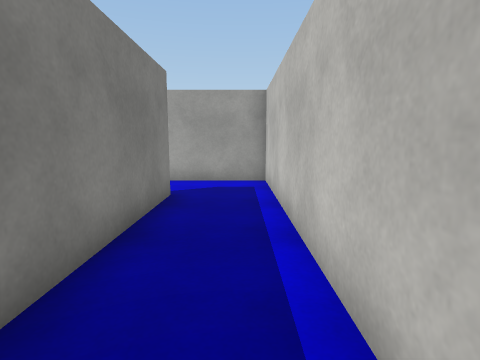
View 1 (above)

24 first-person views from a walk through a scene from a Unity 3-D project. The camera is 1.3 m above the floor, tilts 8° down and sees 80° across. The floor is counted in squares, 1 m on a side. Each view is taken from the middle of a square. On the plan, view 1 faces up. The plan holds only what a view shows up to about 13 squares ahead; the rest is blank. Surface patterns are stand-ins for the level's own textures.

View 2
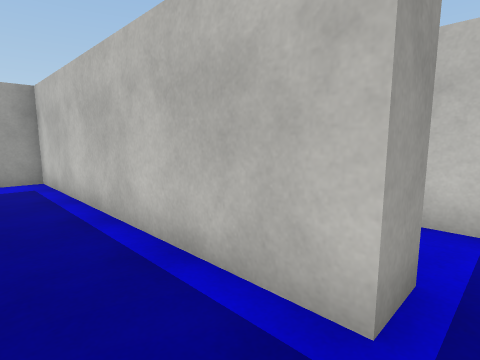

View 3
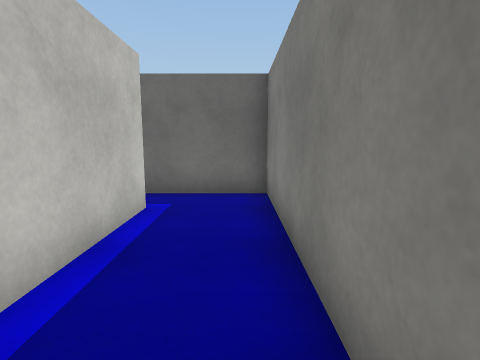

View 4
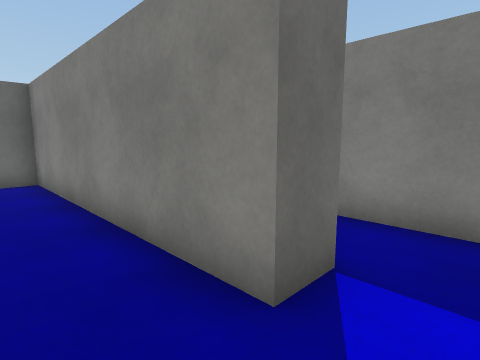

View 5
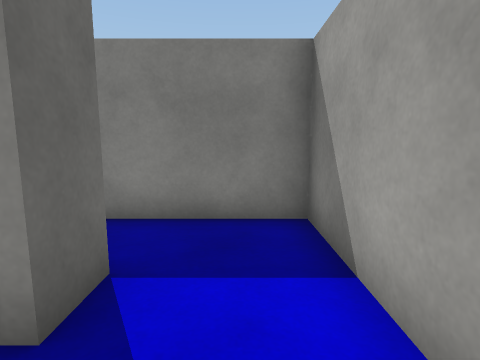

View 6
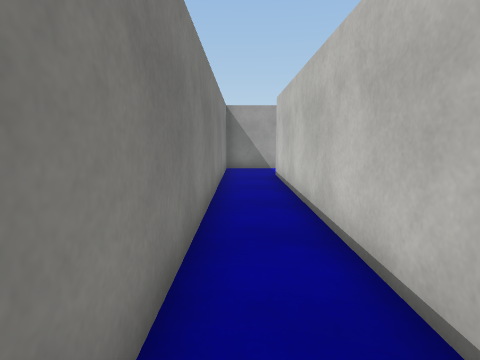

View 7
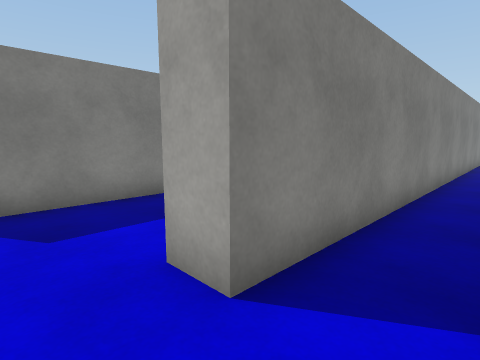

View 8
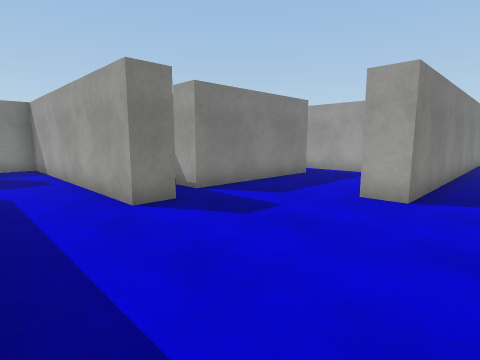

View 9
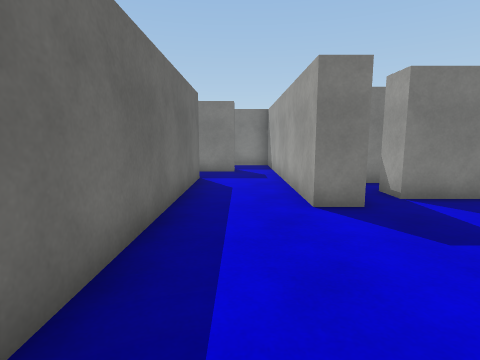

View 10
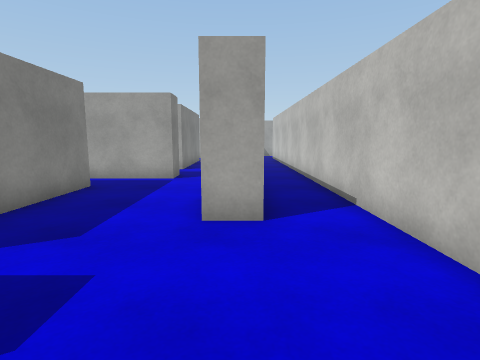

View 11
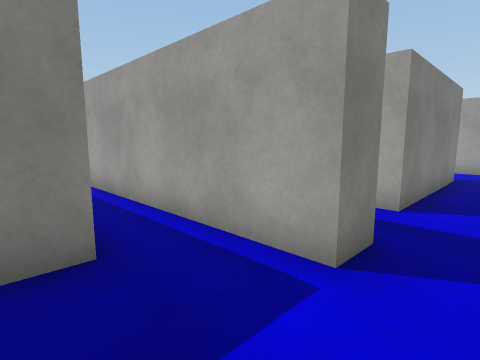

View 12
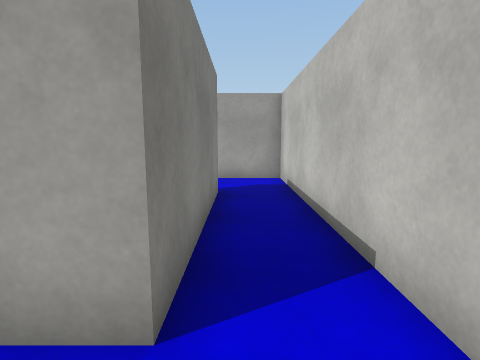

View 13
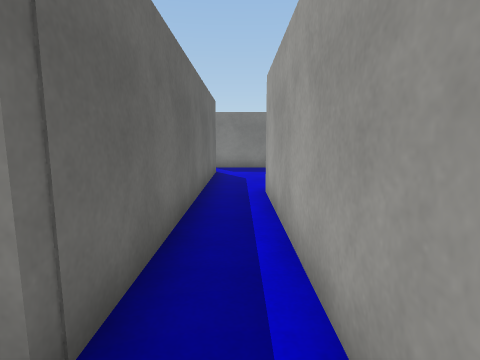

View 14
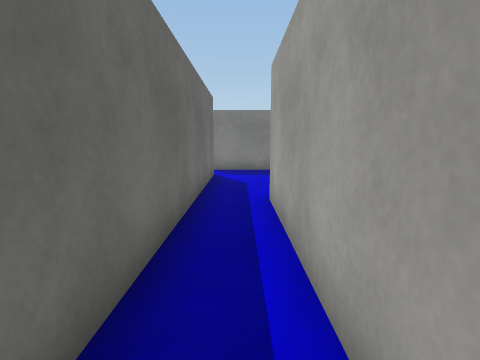

View 15
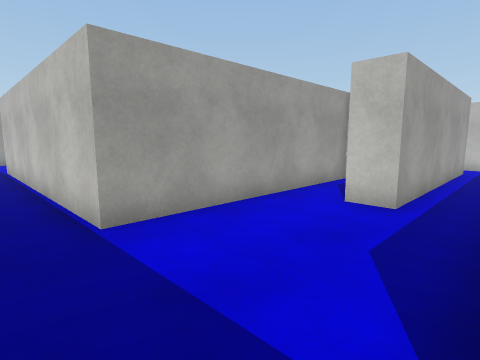

View 16
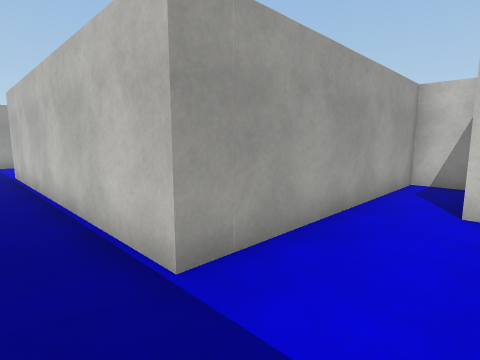

View 17
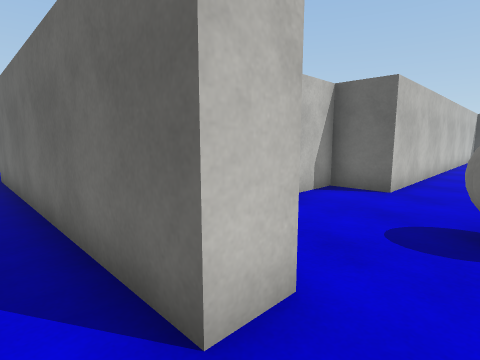

View 18
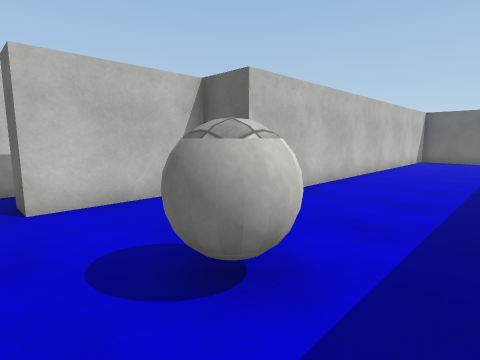

View 19
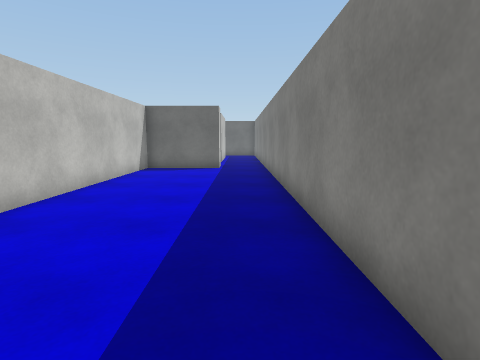

View 20
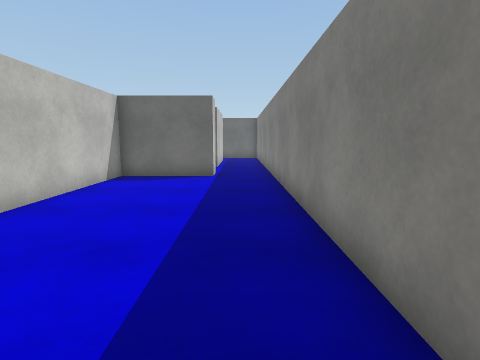

View 21
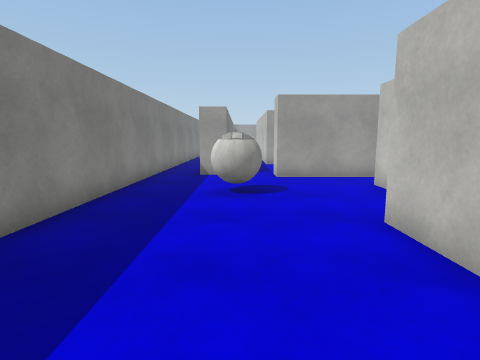

View 22
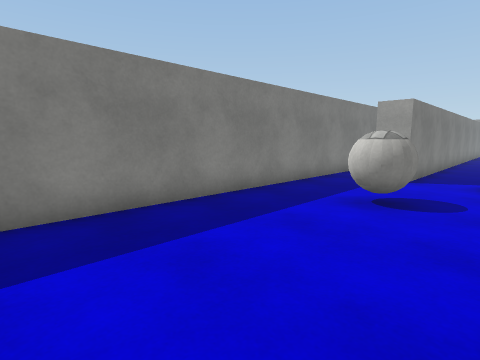

View 23
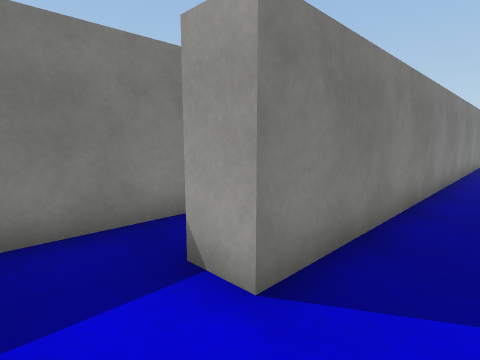

View 24
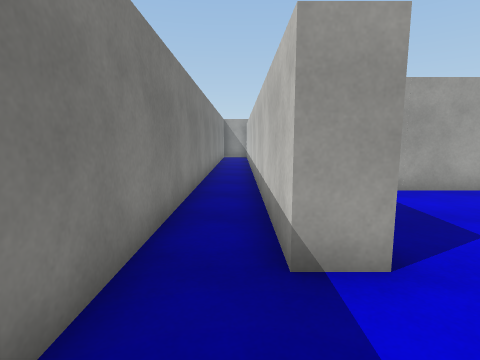

### Floor plan
Ten units are one square. View 1 is at (0, 0); x grows to the right and y downward. Boxes are objects, and circles mark ways between rooms. Rooms are numbered by the first view taken in them; rooms with no view inside come last. Other rooms are left out.
<svg viewBox="-247 -96 267 381">
<path fill="none" stroke="#000" d="M-27 -67 -17 -67 -17 19 4 19M8 4 8 -91 -24 -91M-56 46 -56 41M-85 125 -85 136 -155 136M-73 32 -73 43 -152 43M-27 114 -27 -67M-154 60 -92 60 -92 114 -102 114M-129 164 -45 164M-147 151 -147 168M-24 -91 -46 -91 -46 95 -56 95M-75 -41 -75 13 -85 13M-56 15 -56 -67 -80 -67M-152 43 -152 32M-215 16 -215 63M-196 70 -196 60 -154 60M-116 30 -116 17 -196 17M-215 63 -225 63 -225 -40M-161 70 -196 70M-220 273 -187 273 -187 126 -171 126 -171 88 -160 88M-242 -41 -242 275"/>
<rect x="-215" y="85" width="10" height="20" fill="#bbb"><title>white ball</title></rect>
<circle cx="-20" cy="-75" r="3" fill="#2a7"/>
<circle cx="-65" cy="40" r="3" fill="#2a7"/>
<circle cx="-150" cy="50" r="3" fill="#2a7"/>
<circle cx="-205" cy="60" r="3" fill="#2a7"/>
<text x="-10" y="-40">1</text>
<text x="-70" y="80">2</text>
<text x="-70" y="-20">3</text>
<text x="-170" y="30">4</text>
<text x="-210" y="140">5</text>
</svg>
Room 1 opens to room 2. Room 2 opens to room 3. Room 2 opens to room 4. Room 4 opens to room 5.

Where each view was taken, in squares from view 1:
view 1: 0 up, 0 right, facing up
view 2: 1 down, 1 left, facing up-right
view 3: 5 up, 1 left, facing down
view 4: 8 up, 0 right, facing down-left
view 5: 8 up, 0 right, facing left
view 6: 4 down, 4 left, facing up
view 7: 11 down, 3 left, facing up-left
view 8: 16 down, 3 left, facing up-left
view 9: 15 down, 3 left, facing left
view 10: 14 down, 5 left, facing up
view 11: 7 down, 6 left, facing up-left
view 12: 3 down, 7 left, facing up
view 13: 5 down, 8 left, facing left
view 14: 5 down, 9 left, facing left
view 15: 6 down, 21 left, facing up-right
view 16: 4 down, 21 left, facing up-right
view 17: 5 down, 21 left, facing down-right
view 18: 8 down, 23 left, facing down-right
view 19: 14 down, 23 left, facing down
view 20: 17 down, 23 left, facing down
view 21: 17 down, 21 left, facing up
view 22: 16 down, 19 left, facing up-left
view 23: 8 down, 20 left, facing up-left
view 24: 9 down, 23 left, facing up
